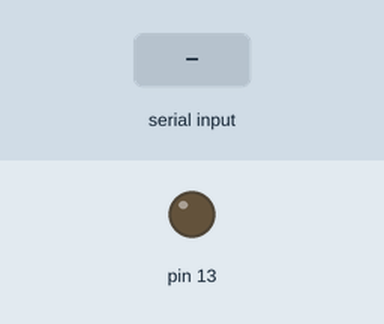
This sketch was run on a simulated Arduino Uno, built with avr-gcc and run on an emulated ATmega328P. Parts: output pins drawn as LEDs (lit = HIGH). The test bench sets the inputs (shaded band). What the sketch prints to the serial monitor is not drawn.

Above: at 1.2 s.
1.3 s: "1" received over Serial
At 2.4 s:
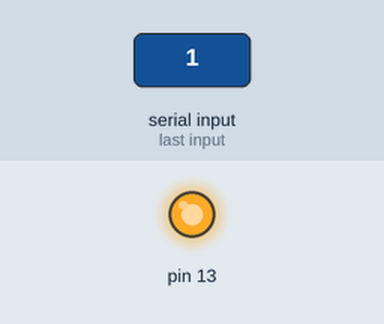
2.8 s: "0" received over Serial
At 3.6 s:
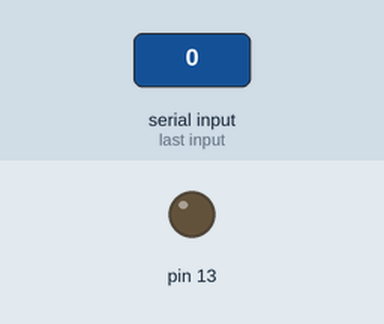
Timing chart, 0 to 5.8 s (numbered marks = the images above; inputs shaded):
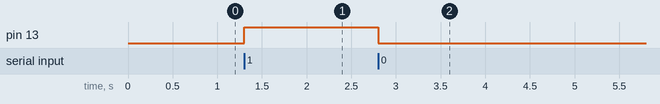

The sketch:

python-try-1.ino
```cpp
int value=0;

void setup(){
  Serial.begin(9600);
  pinMode(13, OUTPUT);
  Serial.println("Connection established...");
}

void loop(){
  while (Serial.available()){
    value = Serial.read();
  }
  if (value == '1'){
    digitalWrite (13, 255);
  }
  else if (value == '0'){
    digitalWrite (13, 0);
   }
}
```

Measured:
- after the input at 1.3 s, pin 13: LOW → HIGH at once
- after the input at 2.8 s, pin 13: HIGH → LOW at once
